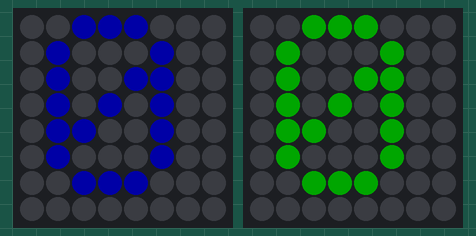
Bench run of a sketch on a simulated Arduino Uno, built with avr-gcc and run on an emulated ATmega328P. Parts: 2 × 8×8 RGB LED matrix (first LED top left, wired row by row). Dim RGB values are drawn brighter than linear.

Above: at 0.1 s.

The sketch:

p_to_a_matrixscore.ino
```cpp
// Adafruit_NeoMatrix example for single NeoPixel Shield.
// Scrolls 'Howdy' across the matrix in a portrait (vertical) orientation.

#include <Adafruit_GFX.h>
#include <Adafruit_NeoMatrix.h>
#include <Adafruit_NeoPixel.h>
#ifndef PSTR
#define PSTR // Make Arduino Due happy
#endif

#define PIN 6
#define PIN2 5

String inMessage;
String score;

int p1Score = 0;
int p2Score = 0;
//String p1ScoreString;
//String p2ScoreString;

// MATRIX DECLARATION:
// Parameter 1 = width of NeoPixel matrix
// Parameter 2 = height of matrix
// Parameter 3 = pin number (most are valid)
// Parameter 4 = matrix layout flags, add together as needed:
//   NEO_MATRIX_TOP, NEO_MATRIX_BOTTOM, NEO_MATRIX_LEFT, NEO_MATRIX_RIGHT:
//     Position of the FIRST LED in the matrix; pick two, e.g.
//     NEO_MATRIX_TOP + NEO_MATRIX_LEFT for the top-left corner.
//   NEO_MATRIX_ROWS, NEO_MATRIX_COLUMNS: LEDs are arranged in horizontal
//     rows or in vertical columns, respectively; pick one or the other.
//   NEO_MATRIX_PROGRESSIVE, NEO_MATRIX_ZIGZAG: all rows/columns proceed
//     in the same order, or alternate lines reverse direction; pick one.
//   See example below for these values in action.
// Parameter 5 = pixel type flags, add together as needed:
//   NEO_KHZ800  800 KHz bitstream (most NeoPixel products w/WS2812 LEDs)
//   NEO_KHZ400  400 KHz (classic 'v1' (not v2) FLORA pixels, WS2811 drivers)
//   NEO_GRB     Pixels are wired for GRB bitstream (most NeoPixel products)
//   NEO_GRBW    Pixels are wired for GRBW bitstream (RGB+W NeoPixel products)
//   NEO_RGB     Pixels are wired for RGB bitstream (v1 FLORA pixels, not v2)


// Example for NeoPixel Shield.  In this application we'd like to use it
// as a 5x8 tall matrix, with the USB port positioned at the top of the
// Arduino.  When held that way, the first pixel is at the top right, and
// lines are arranged in columns, progressive order.  The shield uses
// 800 KHz (v2) pixels that expect GRB color data.
Adafruit_NeoMatrix matrix1 = Adafruit_NeoMatrix(8, 8, PIN,
                             NEO_MATRIX_TOP   + NEO_MATRIX_LEFT +
                             NEO_MATRIX_COLUMNS + NEO_MATRIX_ZIGZAG,
                             NEO_GRB            + NEO_KHZ800);

Adafruit_NeoMatrix matrix2 = Adafruit_NeoMatrix(8, 8, PIN2,
                             NEO_MATRIX_TOP    + NEO_MATRIX_LEFT +
                             NEO_MATRIX_COLUMNS + NEO_MATRIX_ZIGZAG,
                             NEO_GRB            + NEO_KHZ800);

const uint16_t colors[] = {
  matrix1.Color(0, 0, 255), matrix1.Color(255, 0, 255), matrix1.Color(255, 0, 0)
};

const uint16_t colors2[] = {
  matrix2.Color(0, 255, 0), matrix2.Color(255, 0, 0), matrix2.Color(0, 0, 255)
};

void setup() {
  Serial.begin(9600);
  matrix1.begin();
  matrix1.setTextWrap(false);
  matrix1.setBrightness(40);
  matrix1.setTextColor(colors[0]);

  matrix2.begin();
  matrix2.setTextWrap(false);
  matrix2.setBrightness(40);
  matrix2.setTextColor(colors2[0]);
}

void loop() {
  receive();
  //    matrix.print(F("jess"));

  //matrix 1
  if (p1Score == 15) {
    matrix1.setTextColor(colors[1]);
    matrix1.fillScreen(0);
    matrix1.setCursor(0, 0);
    matrix1.print("");
    matrix1.show();

    matrix2.setTextColor(colors[0]);
    matrix2.fillScreen(0);
    matrix2.setCursor(1, 0);
    matrix2.print(p2Score);
    matrix2.show();
  } else {

    matrix1.setTextColor(colors[0]);
    matrix1.fillScreen(0);
    matrix1.setCursor(1, 0);
    matrix1.print(p1Score);
    matrix1.show();


  //matrix2
  matrix2.setTextColor(colors2[0]);
  matrix2.fillScreen(0);
  matrix2.setCursor(1, 0);
  matrix2.print(p2Score);
  matrix2.show();
  }

}

void receive() {
  char startChar = '?';
  char endChar = '!';

  if (Serial.available() > 0) {
    char currentChar = Serial.read();
    if (currentChar == startChar) {
      inMessage = Serial.readStringUntil(endChar);

      //  if inMessage != null (null = "\0")
      if (inMessage != "\0") {
        parseMessage();
      }

    }
  }
}


void parseMessage() {
  int commaIndex = inMessage.indexOf(',');
  p1Score = inMessage.substring(0, commaIndex).toInt();

  //Serial.println(p1Score);

  p2Score = inMessage.substring(commaIndex + 1).toInt();

  //Serial.println(p2Score);
  //score = String(p1Score) + "--" + String(p2Score); //+ String(p1Score) + String(p2Score);


  //p1ScoreString = String(p1Score);
  //p2ScoreString = String(p2Score);
}
```
